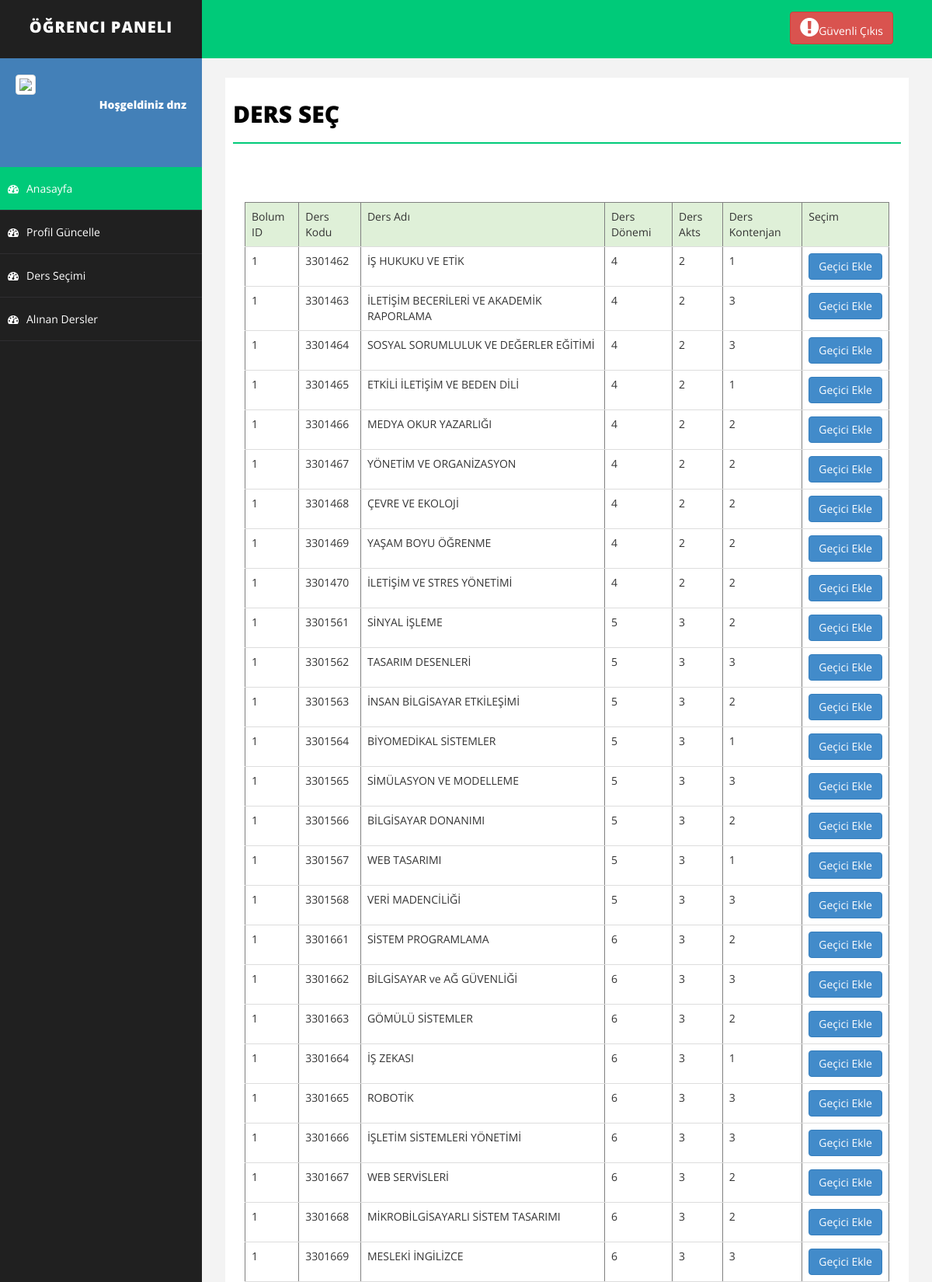
The page /derssecimi.php (signed in, upper part) on the database its author committed.
### tables this page shows
CREATE TABLE IF NOT EXISTS `dersler` (
  `ders_id` int(11) NOT NULL AUTO_INCREMENT,
  `bolum_id` int(11) NOT NULL,
  `ders_kodu` int(11) NOT NULL,
  `ders_ad` varchar(100) NOT NULL,
  `ders_donem` int(10) NOT NULL,
  `ders_akts` int(10) NOT NULL,
  `ders_kontenjan` int(10) NOT NULL,
  `ders_secim` int(11) NOT NULL,
  PRIMARY KEY (`ders_id`)
);

### derssecimi.php (the view, shortened to what this page needs)
<?php
include "baglan.php";
include "header.php";
include "sidebar.php";
extract($_POST);
$id=$_SESSION['ogrenci_kadi'];
$ogrid= mysqli_query($baglan,"SELECT * from ogrenci where ogrenci_kadi='".$id."'");
$ogrcek=mysqli_fetch_array($ogrid);
$bolum=$ogrcek["bolum_id"];
?>
<div id="page-wrapper">
	<div id="page-inner">
		<div class="row">
			<div class="col-md-12">
				<h1 class="page-head-line">Ders Seç</h1> <br><br>
             <div class="panel-body">
              <div class="table-responsive">
               <table class="table table-hover" border="1" align="center" width="80%">
                <thead>
                 <tr class="success">
                  <td>Bolum ID</td>
                  <td>Ders Kodu</td>
                  <td>Ders Adı</td>
                  <td>Ders Dönemi</td>
                  <td>Ders Akts</td>
                  <td>Ders Kontenjan</td>
                  <td>Seçim</td>
              </tr>
          </thead>
          <?php
          $derssorgu=mysqli_query($baglan,"SELECT * from dersler where bolum_id='$bolum'");
            while($derscek=mysqli_fetch_array($derssorgu))
            {
            	echo '<tr>';
            	echo '<td>'.$derscek['bolum_id'].'</td>';
            	echo '<td>'.$derscek['ders_kodu'].'</td>';
            	echo '<td>'.$derscek['ders_ad'].'</td>';
            	echo '<td>'.$derscek['ders_donem'].'</td>';
            	echo '<td>'.$derscek['ders_akts'].'</td>';
            	echo '<td>'.$derscek['ders_kontenjan'].'</td>';
            	?>
            	<td><a href="derssecimi.php?ders_id=<?php echo $derscek['ders_id']?>&durum=ok"><button style="width: 100%" type="submit"  name="ekle" class="btn btn-primary">Geçici Ekle</button></a></td>
            	<?php
            	echo '</tr>';
            }
            ?>
        </table>
</div>
</div>
</div>
</div>
</div>
</div>
<?php
include "footer.php";
?>

### assets/css/basic.css (style rules this page uses)
body { font-family: 'Open Sans', sans-serif; line-height:25px; }
#page-wrapper { padding: 15px 15px; min-height: 600px; background: #F3F3F3; }
#page-inner { width: 100%; margin: 10px 20px 10px 0px; background-color: #fff!important; padding: 10px; min-height: 1200px; }
.page-head-line { font-size: 30px; text-transform: uppercase; color: #000; font-weight: 800; padding-bottom: 20px; border-bottom: 2px solid #00CA79; margin-bottom: 10px; }
@media (min-width:768px) { #page-wrapper { margin: 0 0 0 260px; padding: 15px 30px; min-height: 1200px; } }

### rows shown on the page
dersler: bolum "1", ders_kodu "3301462", ders_ad "İŞ HUKUKU VE ETİK", ders_donem "4", ders_akts "2", ders_kontenjan "1"
dersler: bolum "1", ders_kodu "3301463", ders_ad "İLETİŞİM BECERİLERİ VE AKADEMİK RAPORLAMA", ders_donem "4", ders_akts "2", ders_kontenjan "3"
dersler: bolum "1", ders_kodu "3301464", ders_ad "SOSYAL SORUMLULUK VE DEĞERLER EĞİTİMİ", ders_donem "4", ders_akts "2", ders_kontenjan "3"
dersler: bolum "1", ders_kodu "3301465", ders_ad "ETKİLİ İLETİŞİM VE BEDEN DİLİ", ders_donem "4", ders_akts "2", ders_kontenjan "1"
dersler: bolum "1", ders_kodu "3301466", ders_ad "MEDYA OKUR YAZARLIĞI", ders_donem "4", ders_akts "2", ders_kontenjan "2"
dersler: bolum "1", ders_kodu "3301467", ders_ad "YÖNETİM VE ORGANİZASYON", ders_donem "4", ders_akts "2", ders_kontenjan "2"
dersler: bolum "1", ders_kodu "3301468", ders_ad "ÇEVRE VE EKOLOJİ", ders_donem "4", ders_akts "2", ders_kontenjan "2"
dersler: bolum "1", ders_kodu "3301469", ders_ad "YAŞAM BOYU ÖĞRENME", ders_donem "4", ders_akts "2", ders_kontenjan "2"
dersler: bolum "1", ders_kodu "3301470", ders_ad "İLETİŞİM VE STRES YÖNETİMİ", ders_donem "4", ders_akts "2", ders_kontenjan "2"
dersler: bolum "1", ders_kodu "3301561", ders_ad "SİNYAL İŞLEME", ders_donem "5", ders_akts "3", ders_kontenjan "2"
dersler: bolum "1", ders_kodu "3301562", ders_ad "TASARIM DESENLERİ", ders_donem "5", ders_akts "3", ders_kontenjan "3"
dersler: bolum "1", ders_kodu "3301563", ders_ad "İNSAN BİLGİSAYAR ETKİLEŞİMİ", ders_donem "5", ders_akts "3", ders_kontenjan "2"
dersler: bolum "1", ders_kodu "3301564", ders_ad "BİYOMEDİKAL SİSTEMLER", ders_donem "5", ders_akts "3", ders_kontenjan "1"
dersler: bolum "1", ders_kodu "3301565", ders_ad "SİMÜLASYON VE MODELLEME", ders_donem "5", ders_akts "3", ders_kontenjan "3"
dersler: bolum "1", ders_kodu "3301566", ders_ad "BİLGİSAYAR DONANIMI", ders_donem "5", ders_akts "3", ders_kontenjan "2"
dersler: bolum "1", ders_kodu "3301567", ders_ad "WEB TASARIMI", ders_donem "5", ders_akts "3", ders_kontenjan "1"
dersler: bolum "1", ders_kodu "3301568", ders_ad "VERİ MADENCİLİĞİ", ders_donem "5", ders_akts "3", ders_kontenjan "3"
dersler: bolum "1", ders_kodu "3301661", ders_ad "SİSTEM PROGRAMLAMA", ders_donem "6", ders_akts "3", ders_kontenjan "2"
dersler: bolum "1", ders_kodu "3301662", ders_ad "BİLGİSAYAR ve AĞ GÜVENLİĞİ", ders_donem "6", ders_akts "3", ders_kontenjan "3"
dersler: bolum "1", ders_kodu "3301663", ders_ad "GÖMÜLÜ SİSTEMLER", ders_donem "6", ders_akts "3", ders_kontenjan "2"
dersler: bolum "1", ders_kodu "3301664", ders_ad "İŞ ZEKASI", ders_donem "6", ders_akts "3", ders_kontenjan "1"
dersler: bolum "1", ders_kodu "3301665", ders_ad "ROBOTİK", ders_donem "6", ders_akts "3", ders_kontenjan "3"
dersler: bolum "1", ders_kodu "3301666", ders_ad "İŞLETİM SİSTEMLERİ YÖNETİMİ", ders_donem "6", ders_akts "3", ders_kontenjan "3"
dersler: bolum "1", ders_kodu "3301667", ders_ad "WEB SERVİSLERİ", ders_donem "6", ders_akts "3", ders_kontenjan "2"
dersler: bolum "1", ders_kodu "3301668", ders_ad "MİKROBİLGİSAYARLI SİSTEM TASARIMI", ders_donem "6", ders_akts "3", ders_kontenjan "2"
dersler: bolum "1", ders_kodu "3301669", ders_ad "MESLEKİ İNGİLİZCE", ders_donem "6", ders_akts "3", ders_kontenjan "3"

### other values the page prints
$_SESSION['ogrenci_kadi'] "dnz"
